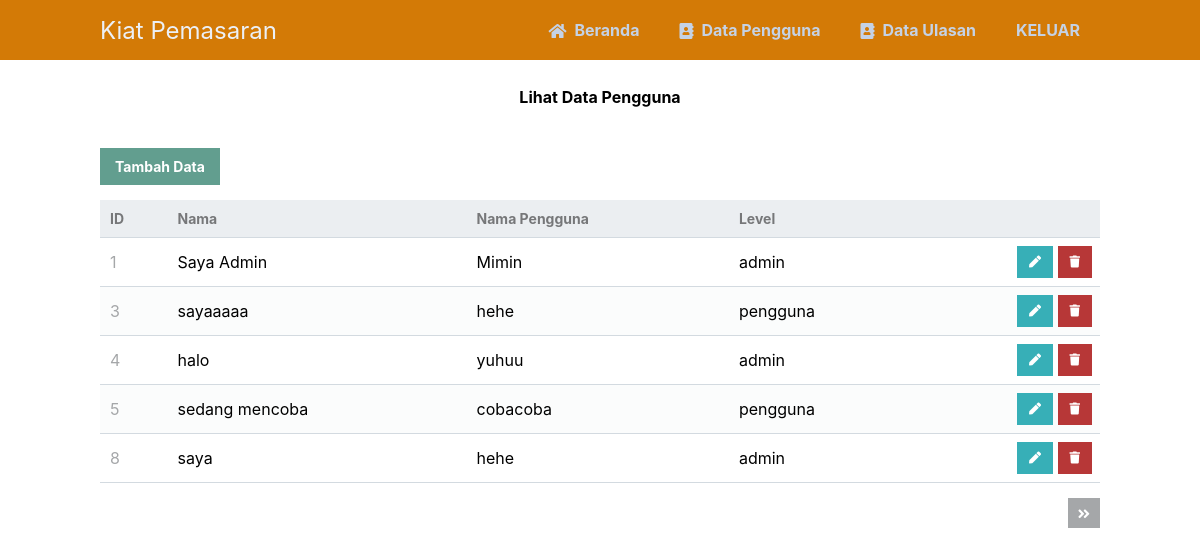
The app's page /read.php with its own data.
### tables this page shows
CREATE TABLE `user` (
  `id` int(10) NOT NULL,
  `nama` varchar(25) NOT NULL,
  `username` varchar(25) NOT NULL,
  `password` varchar(25) NOT NULL,
  `level` varchar(25) NOT NULL
);

### read.php (the view, shortened to what this page needs)
<?php
include 'functions.php';
$pdo = pdo_connect_mysql();
$page = isset($_GET['page']) && is_numeric($_GET['page']) ? (int)$_GET['page'] : 1;
$records_per_page = 5;
$stmt = $pdo->prepare('SELECT * FROM user ORDER BY id LIMIT :current_page, :record_per_page');
$stmt->bindValue(':current_page', ($page-1)*$records_per_page, PDO::PARAM_INT);
$stmt->bindValue(':record_per_page', $records_per_page, PDO::PARAM_INT);
$stmt->execute();
$pengguna = $stmt->fetchAll(PDO::FETCH_ASSOC);
$num_pengguna = $pdo->query('SELECT COUNT(*) FROM user')->fetchColumn();
?>
<?=template_header('Read')?>
<head>
</head>
<center>
<h5>Lihat Data Pengguna</h5>
</center>
<div class="content read">
	<a href="create.php" class="create-contact">Tambah Data</a>
	<table>
        <thead>
            <tr>
                <td>ID</td>
                <td>Nama</td>
                <td>Nama Pengguna</td>
                <td>Level</td>
                <td></td>
            </tr>
        </thead>
        <tbody>
            <?php foreach ($pengguna as $user): ?>
            <tr>
                <td><?=$user['id']?></td>
				<td><?=$user['nama']?></td>
                <td><?=$user['username']?></td>
                <td><?=$user['level']?></td>
                <td class="actions">
                    <a href="update.php?id=<?=$user['id']?>" class="edit"><i class="fas fa-pen fa-xs"></i></a>
                    <a href="delete.php?id=<?=$user['id']?>" class="trash"><i class="fas fa-trash fa-xs"></i></a>
                </td>
            </tr>
            <?php endforeach; ?>
        </tbody>
    </table>
	<div class="pagination">
		<?php if ($page*$records_per_page < $num_pengguna): ?>
		<a href="read.php?page=<?=$page+1?>"><i class="fas fa-angle-double-right fa-sm"></i></a>
		<?php endif; ?>
	</div>
</div>
<?=template_footer()?>

### functions.php (shortened to what this page needs)
<?php
function template_header($title) {
echo <<<EOT
<!DOCTYPE html>
<html>
	<head>
		<meta charset="utf-8">
		<title>$title</title>
		<link href="css/admin.css" rel="stylesheet" type="text/css">
		<link rel="stylesheet" href="https://use.fontawesome.com/releases/v5.7.1/css/all.css">
	</head>
	<body>
    <nav class="navtop">
    	<div>
    		<h1>Kiat Pemasaran</h1>
            <a href="admin.php"><i class="fas fa-home"></i>Beranda</a>
    		<a href="read.php"><i class="fas fa-address-book"></i>Data Pengguna</a>
			<a href="readkomen.php"><i class="fas fa-address-book"></i>Data Ulasan</a>
			<a href="index.html"></i>KELUAR</a
    	</div>
    </nav>
EOT;
}
function template_footer() {
echo <<<EOT
    </body>
</html>
EOT;
}
?>

### css/admin.css (style rules this page uses)
* { box-sizing: border-box; font-family: -apple-system, BlinkMacSystemFont, "segoe ui", roboto, oxygen, ubuntu, cantarell, "fira sans", "droid sans", "helvetica neue", Arial, sans-serif; font-size: 16px; -webkit-font-smoothing: antialiased; -moz-osx-font-smoothing: grayscale; }
body { background-color: #FFFFFF; margin: 0; }
.navtop { background-color: #d37a06; height: 60px; width: 100%; border: 0; }
.navtop div { display: flex; margin: 0 auto; width: 1000px; height: 100%; }
.navtop div h1, .navtop div a { display: inline-flex; align-items: center; }
.navtop div h1 { flex: 1; font-size: 24px; padding: 0; margin: 0; color: #ecf0f6; font-weight: normal; }
.navtop div a { padding: 0 20px; text-decoration: none; color: #c5d2e5; font-weight: bold; }
.navtop div a i { padding: 2px 8px 0 0; }
.content { width: 1000px; margin: 0 auto; }
.read .create-contact { display: inline-block; text-decoration: none; background-color: #629e8f; font-weight: bold; font-size: 14px; color: #FFFFFF; padding: 10px 15px; margin: 15px 0; }
.read .pagination { display: flex; justify-content: flex-end; }
.read .pagination a { display: inline-block; text-decoration: none; background-color: #a5a7a9; font-weight: bold; color: #FFFFFF; padding: 5px 10px; margin: 15px 0 15px 5px; }
.read table { width: 100%; padding-top: 30px; border-collapse: collapse; }
.read table thead { background-color: #ebeef1; border-bottom: 1px solid #d3dae0; }
.read table thead td { padding: 10px; font-weight: bold; color: #767779; font-size: 14px; }
.read table tbody tr { border-bottom: 1px solid #d3dae0; }
.read table tbody tr:nth-child(even) { background-color: #fbfcfc; }
.read table tbody tr td { padding: 10px; }
.read table tbody tr td:nth-child(1) { color: #a5a7a9; }
.read table tbody tr td.actions { padding: 8px; text-align: right; }
.read table tbody tr td.actions .edit, .read table tbody tr td.actions .trash { display: inline-flex; text-align: right; text-decoration: none; color: #FFFFFF; padding: 10px 12px; }
.read table tbody tr td.actions .trash { background-color: #b73737; }
.read table tbody tr td.actions .edit { background-color: #37afb7; }

### records on screen
user: id "1", nama "Saya Admin", username "Mimin", level "admin"
user: id "3", nama "sayaaaaa", username "hehe", level "pengguna"
user: id "4", nama "halo", username "yuhuu", level "admin"
user: id "5", nama "sedang mencoba", username "cobacoba", level "pengguna"
user: id "8", nama "saya", username "hehe", level "admin"
